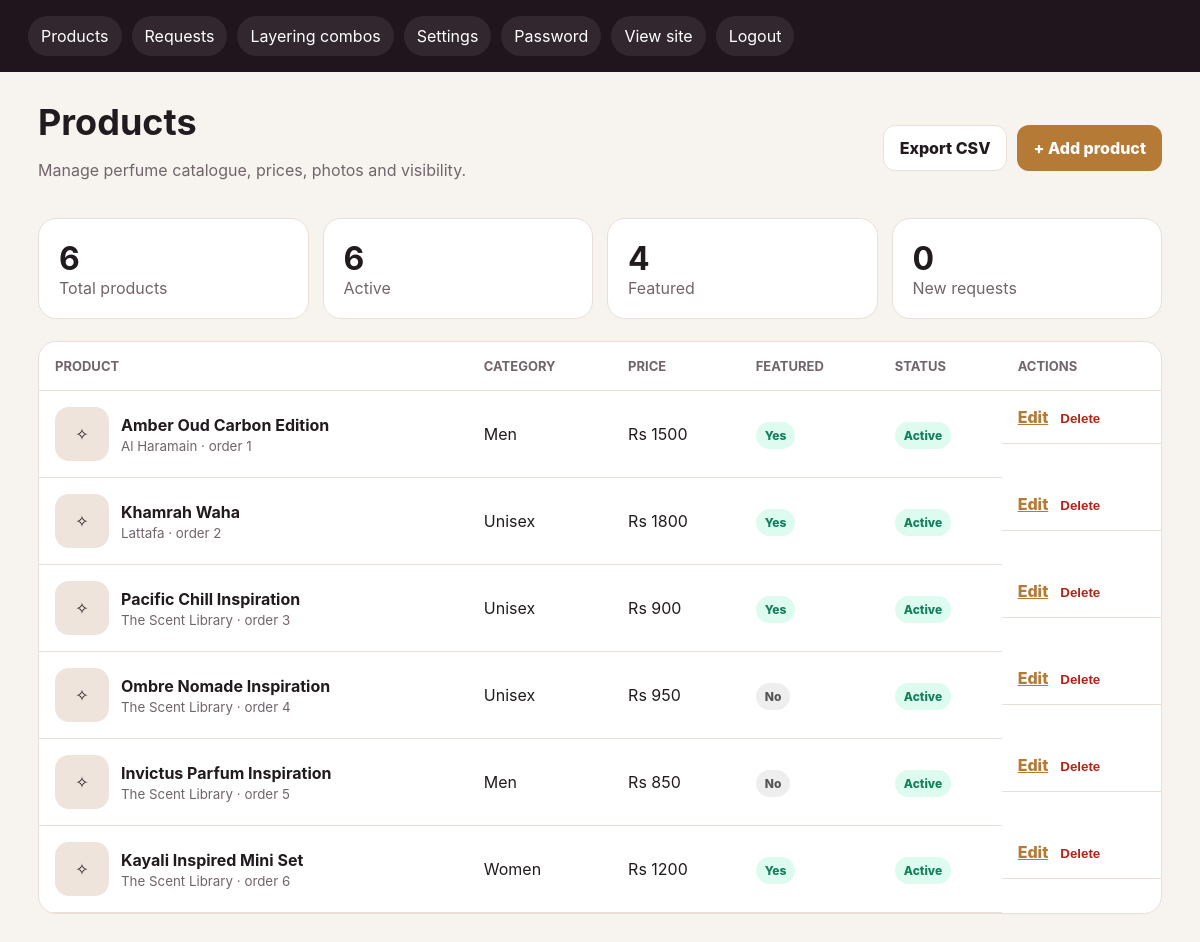
Screenshot of /admin (signed in) with the database file from the repository.
### tables this page shows
CREATE TABLE products (
            id INTEGER PRIMARY KEY AUTOINCREMENT,
            name TEXT NOT NULL,
            brand TEXT,
            category TEXT NOT NULL DEFAULT 'Unisex',
            size TEXT,
            price REAL NOT NULL DEFAULT 0,
            description TEXT,
            notes TEXT,
            occasion TEXT,
            image_filename TEXT,
            is_featured INTEGER NOT NULL DEFAULT 0,
            is_active INTEGER NOT NULL DEFAULT 1,
            sort_order INTEGER NOT NULL DEFAULT 0,
            created_at TEXT NOT NULL,
            updated_at TEXT NOT NULL
        );

CREATE TABLE settings (
            key TEXT PRIMARY KEY,
            value TEXT NOT NULL
        );

### app.py (the view)
@app.route("/admin")
@login_required
def admin_dashboard():
    products = get_db().execute("SELECT * FROM products ORDER BY sort_order ASC, updated_at DESC").fetchall()
    stats = {
        "total": get_db().execute("SELECT COUNT(*) AS c FROM products").fetchone()["c"],
        "active": get_db().execute("SELECT COUNT(*) AS c FROM products WHERE is_active = 1").fetchone()["c"],
        "featured": get_db().execute("SELECT COUNT(*) AS c FROM products WHERE is_featured = 1").fetchone()["c"],
        "orders": get_db().execute("SELECT COUNT(*) AS c FROM order_requests WHERE status = 'New'").fetchone()["c"],
    }
    return render_template("admin/dashboard.html", products=products, stats=stats)

### app.py (called while the page is built)
def get_db():
    if "db" not in g:
        g.db = sqlite3.connect(DB_PATH)
        g.db.row_factory = sqlite3.Row
    return g.db

def login_required(view):
    @wraps(view)
    def wrapped_view(*args, **kwargs):
        if not session.get("admin_id"):
            return redirect(url_for("admin_login", next=request.path))
        return view(*args, **kwargs)
    return wrapped_view

def setting(key, default=""):
    row = get_db().execute("SELECT value FROM settings WHERE key = ?", (key,)).fetchone()
    return row["value"] if row else default

@app.context_processor
def inject_globals():
    return {
        "site_name": setting("site_name", "The Scent Library"),
        "hero_title": setting("hero_title", "Find your next signature scent."),
        "tagline": setting("tagline", "Premium perfumes, inspired scents and layering combos in Mauritius."),
        "whatsapp_number": setting("whatsapp_number", "23050000000"),
        "instagram_url": setting("instagram_url", "https://instagram.com/scentlibrary.mu"),
        "currency": setting("currency", "Rs"),
        "business_email": setting("business_email", ""),
        "business_address": setting("business_address", "Mauritius"),
        "quote_plus": quote_plus,
        "slugify": slugify,
    }

### templates/admin/dashboard.html
{% extends "admin/base_admin.html" %}
{% block content %}
<div class="admin-header">
  <div>
    <h1>Products</h1>
    <p>Manage perfume catalogue, prices, photos and visibility.</p>
  </div>
  <div class="header-actions">
    <a class="button secondary" href="{{ url_for('export_products') }}">Export CSV</a>
    <a class="button" href="{{ url_for('admin_product_new') }}">+ Add product</a>
  </div>
</div>
<div class="stats four">
  <div><strong>{{ stats.total }}</strong><span>Total products</span></div>
  <div><strong>{{ stats.active }}</strong><span>Active</span></div>
  <div><strong>{{ stats.featured }}</strong><span>Featured</span></div>
  <div><strong>{{ stats.orders }}</strong><span>New requests</span></div>
</div>
<div class="table-wrap">
<table>
  <thead><tr><th>Product</th><th>Category</th><th>Price</th><th>Featured</th><th>Status</th><th>Actions</th></tr></thead>
  <tbody>
  {% for p in products %}
    <tr>
      <td>
        <div class="product-cell">
          {% if p.image_filename %}<img src="{{ url_for('static', filename='uploads/' ~ p.image_filename) }}" alt="">{% else %}<span class="tiny-placeholder">✧</span>{% endif %}
          <div><strong>{{ p.name }}</strong><small>{{ p.brand }} · order {{ p.sort_order }}</small></div>
        </div>
      </td>
      <td>{{ p.category }}</td>
      <td>{{ currency }} {{ "%.0f"|format(p.price) }}</td>
      <td>{% if p.is_featured %}<span class="pill active">Yes</span>{% else %}<span class="pill neutral">No</span>{% endif %}</td>
      <td>{% if p.is_active %}<span class="pill active">Active</span>{% else %}<span class="pill inactive">Hidden</span>{% endif %}</td>
      <td class="actions">
        <a href="{{ url_for('admin_product_edit', product_id=p.id) }}">Edit</a>
        <form method="post" action="{{ url_for('admin_product_delete', product_id=p.id) }}" onsubmit="return confirm('Delete this product?')">
          <button type="submit" class="link-danger">Delete</button>
        </form>
      </td>
    </tr>
  {% endfor %}
  </tbody>
</table>
</div>
{% endblock %}

### templates/admin/base_admin.html (shortened to what this page needs)
<!doctype html>
<html lang="en">
<head>
  <link rel="stylesheet" href="{{ url_for('static', filename='css/admin.css') }}">
</head>
<body>
  <nav class="admin-nav">
    <a href="{{ url_for('admin_dashboard') }}">Products</a>
    <a href="{{ url_for('admin_orders') }}">Requests</a>
    <a href="{{ url_for('admin_combos') }}">Layering combos</a>
    <a href="{{ url_for('admin_settings') }}">Settings</a>
    <a href="{{ url_for('admin_password') }}">Password</a>
    <a href="{{ url_for('index') }}" target="_blank">View site</a>
    <a href="{{ url_for('admin_logout') }}">Logout</a>
  </nav>
  <main class="admin-main">
    {% block content %}{% endblock %}
  </main>
</body>
</html>

### static/css/admin.css (style rules this page uses)
:root { --bg:#f7f3ef;--ink:#211b1f;--muted:#71656c;--card:#fff;--line:#eadfd8;--gold:#b47a36;--danger:#b42318;--ok:#12805c;--blue:#175cd3 }
* { box-sizing:border-box }
body { margin:0;font-family:Inter,Segoe UI,Arial,sans-serif;background:var(--bg);color:var(--ink) }
.admin-nav { display:flex;gap:10px;flex-wrap:wrap;padding:16px 28px;background:#21151d;color:#fff;position:sticky;top:0;z-index:10 }
.admin-nav a { color:#fff;text-decoration:none;padding:10px 13px;border-radius:999px;background:rgba(255,255,255,.08) }
.admin-main { padding:28px;max-width:1180px;margin:auto }
.admin-header { display:flex;justify-content:space-between;gap:20px;align-items:center;margin-bottom:22px }
.admin-header h1 { font-size:36px;margin:0 }
.admin-header p { color:var(--muted) }
.header-actions { display:flex;gap:10px;flex-wrap:wrap }
.button,button { border:0;background:var(--gold);color:#fff;border-radius:12px;padding:12px 16px;font-weight:800;text-decoration:none;cursor:pointer;display:inline-flex;align-items:center;justify-content:center }
.button.secondary { background:#fff;color:var(--ink);border:1px solid var(--line) }
.stats { display:grid;grid-template-columns:repeat(3,1fr);gap:14px;margin-bottom:22px }
.stats.four { grid-template-columns:repeat(4,1fr) }
.stats div { background:#fff;border:1px solid var(--line);padding:20px;border-radius:18px }
.stats strong { display:block;font-size:32px }
.stats span { color:var(--muted) }
.table-wrap { overflow:auto;background:#fff;border:1px solid var(--line);border-radius:18px }
table { width:100%;border-collapse:collapse }
th,td { padding:16px;border-bottom:1px solid var(--line);text-align:left;vertical-align:middle }
td small { display:block;color:var(--muted);margin-top:4px }
th { font-size:13px;color:var(--muted);text-transform:uppercase }
.product-cell { display:flex;align-items:center;gap:12px }
.product-cell img,.tiny-placeholder { width:54px;height:54px;border-radius:14px;object-fit:cover;background:#efe4dc;display:grid;place-items:center }
.product-cell small { display:block;color:var(--muted);margin-top:3px }
.pill { padding:6px 9px;border-radius:999px;font-size:12px;font-weight:800 }
.pill.active { background:#ddfbef;color:var(--ok) }
.pill.neutral { background:#eee;color:#555 }
.actions { display:flex;gap:12px;align-items:center }
.actions a { color:var(--gold);font-weight:800 }
.actions form { margin:0 }
.link-danger { background:transparent;color:var(--danger);padding:0 }

### rows the page displays
products: name "Amber Oud Carbon Edition", brand "Al Haramain", sort_order "1", category "Men", price "1500", is_featured "Yes", is_active "Active"
settings: value "Rs"
products: name "Khamrah Waha", brand "Lattafa", sort_order "2", category "Unisex", price "1800", is_featured "Yes", is_active "Active"
products: name "Pacific Chill Inspiration", brand "The Scent Library", sort_order "3", category "Unisex", price "900", is_featured "Yes", is_active "Active"
products: name "Ombre Nomade Inspiration", brand "The Scent Library", sort_order "4", category "Unisex", price "950", is_featured "No", is_active "Active"
products: name "Invictus Parfum Inspiration", brand "The Scent Library", sort_order "5", category "Men", price "850", is_featured "No", is_active "Active"
products: name "Kayali Inspired Mini Set", brand "The Scent Library", sort_order "6", category "Women", price "1200", is_featured "Yes", is_active "Active"

### other values shown
{{ stats.total }} "6"
{{ stats.active }} "6"
{{ stats.featured }} "4"
{{ stats.orders }} "0"
